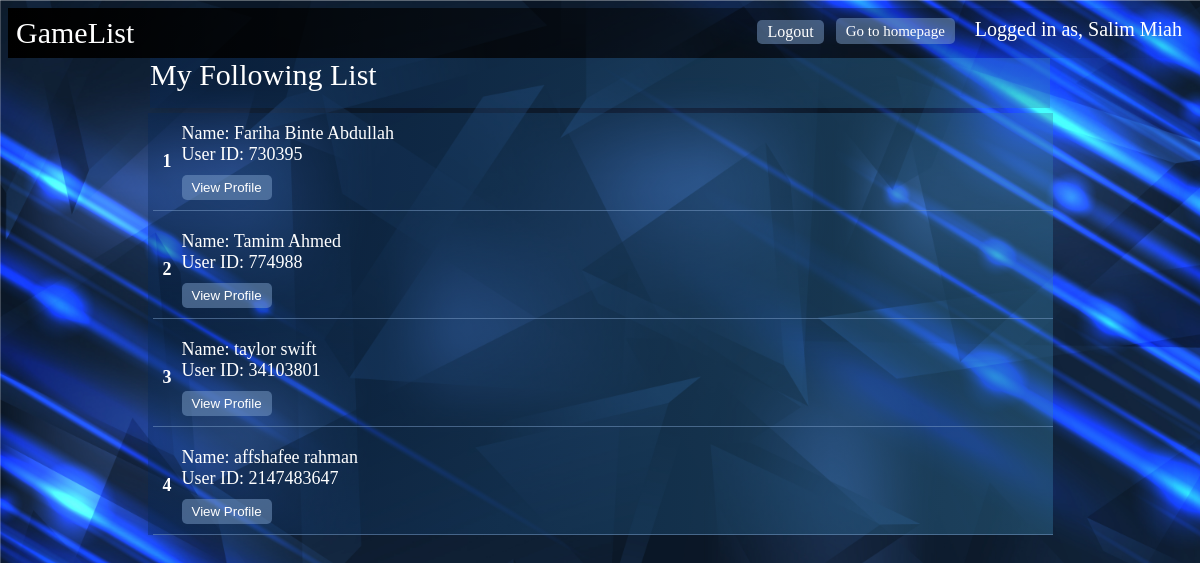
Screenshot of /following_list.php (signed in) with the database file from the repository.
### tables this page shows
CREATE TABLE `user` (
  `user_id` int(11) NOT NULL,
  `firstname` varchar(100) NOT NULL,
  `lastname` varchar(100) NOT NULL,
  `password` varchar(20) NOT NULL,
  `email` varchar(30) NOT NULL,
  `dob` date NOT NULL,
  `list_id` int(11) DEFAULT NULL
);

### classes/connect.php (called while the page is built, shortened)
<?php
class Database
{
    private $host = "localhost";
    private $username = "root";
    private $password = "";
    private $db = "gamevault";
    function connect()
    {
        $connection = mysqli_connect($this->host,$this->username,$this->password,$this->db);
        return $connection;
    }
    function read($query)
    {
        $conn = $this->connect();
        $result = mysqli_query($conn,$query);
        if ($result==False)
        {
            return False;
        }
        else{
            $data = False;
            while ($row=mysqli_fetch_assoc($result))
            {
                $data[] = $row;
            }
            return $data;
        }
    }
}

### classes/user.php (called while the page is built, shortened)
<?php
    class User
    {
        public function user_data($id)
        {
            $query="select * from user where user_id='$id' limit 1";
            $DB = new Database();
            $result=$DB->read($query);
            return $result[0];
        }
        public function retrieve_following($id)
        {
            $query="select user.user_id,user.firstname,user.lastname from friends inner join user on friends.user_id2=user.user_id where user_id1='$id'";
            $DB = new Database();
            $result=$DB->read($query);
            return $result;
        }
    }
?>

### following_list.php (the view, shortened to what this page needs)
<?php
    include("classes/connect.php");
    include("classes/user.php");
    $name="";
    if(isset($_SESSION['gamelist_userid']) & is_numeric( $_SESSION['gamelist_userid'] ))
    {
        $id = $_SESSION['gamelist_userid'];
        $login = new Login();
        $result = $login->check_login($id);
        if($result == true)
        {
            $user= new User();
            $data=$user->user_data($id);
            $name.=$data['firstname']." ".$data['lastname'];
        }
        else
        {
            header("Location: login.php");
            die;
        }
    }
    else
    {
        header("Location: login.php");
        die;
    }
?>
<!DOCTYPE html>
<html>
<head>
</head>
<body>
    <div id="top_bar">
            <div style="float: left;font-size: 30px; margin: 8px;">
                GameList
            </div>
            <div style="float: right;font-size: 20px;margin: 10px;">
                <div>Logged in as, <?php echo $name; ?></div>
            </div>
            <div id="homepage"><a href="homepage.php">Go to homepage</a></div>
            <div id="logout"><a href="logout.php">Logout</a></div>
    </div>
    <div id="second_bar" style="width: 900px; margin: auto;">
        My Following List
    </div>
    <div id="following_names">
        <div>
           <?php
                            $serial_number=1;
                            $u=new User();
                            $result=$u->retrieve_following($_SESSION['gamelist_userid']);
                            foreach ($result as $key=>$value)
                            {
                                echo '<div class="game-bar">';
                                echo '<div class="serial-number">';
                                echo $serial_number;
                                echo '</div>';
                                echo '<div class="game-info">';
                                echo '<div class="game-name">Name: ';
                                echo $value['firstname']." ".$value['lastname'];
                                echo '<br>';
                                echo 'User ID: ';
                                echo $value['user_id'];
                                echo '</div>';
                                echo '<form method="get" action="friend_profile.php">';
                                echo '<input type="submit" value="View Profile" style="background-color: #7da0ca7d; color: #fff; padding: 5px 10px; border-radius: 5px; border: none;" name=';
                                echo $value['user_id'];
                                echo '>';
                                echo '</form>';
                                echo '</div>';
                                echo '</div>';
                                $serial_number++;
                            }
            ?>
        </div>
    </div>
</body>
</html>

### following_list.php (style rules this page uses)
body { font-family: georgia; background-image: url('profile.jpg'); background-size: cover; background-repeat: no-repeat; }
#top_bar { height: 50px; background: linear-gradient(to right, #000000, #52525200); color: #ffffff; }
#homepage { float: right; font-size: 15px; margin-top: 15px; margin-right: 10px; }
#homepage a { text-decoration: none; color: #fff; padding: 5px 10px; border-radius: 5px; background-color: #7da0ca7d; }
#logout a { float: right; margin: 12px; text-decoration: none; color: #fff; padding: 3px 10px; border-radius: 5px; background-color: #7da0ca7d;; }
#second_bar { height: 50px; background: linear-gradient(to right, #0527595e, #367fa960); color: #ffffff; font-size: 30px; margin-top: 10px; }
#following_names { width: 900px; background: linear-gradient(to right, #0527595e, #367fa960); color: #ffffff; font-size: 25px; margin: auto; margin-top: 5px; padding-left: 5px; }
.game-bar { display: flex; align-items: center; padding: 10px; border-bottom: 1px solid #7da0ca7d; margin-bottom: 10px; }
.serial-number { font-size: 18px; font-weight: bold; margin-right: 10px; color: #fff; }
.game-info { flex-grow: 1; }
.game-name { font-size: 18px; margin-bottom: 5px; color: #fff; }

### rows the page displays
user: name "Salim Miah"
user: firstname "Fariha Binte", lastname "Abdullah", user_id "730395"
user: firstname "Tamim", lastname "Ahmed", user_id "774988"
user: firstname "taylor", lastname "swift", user_id "34103801"
user: firstname "affshafee", lastname "rahman", user_id "2147483647"
